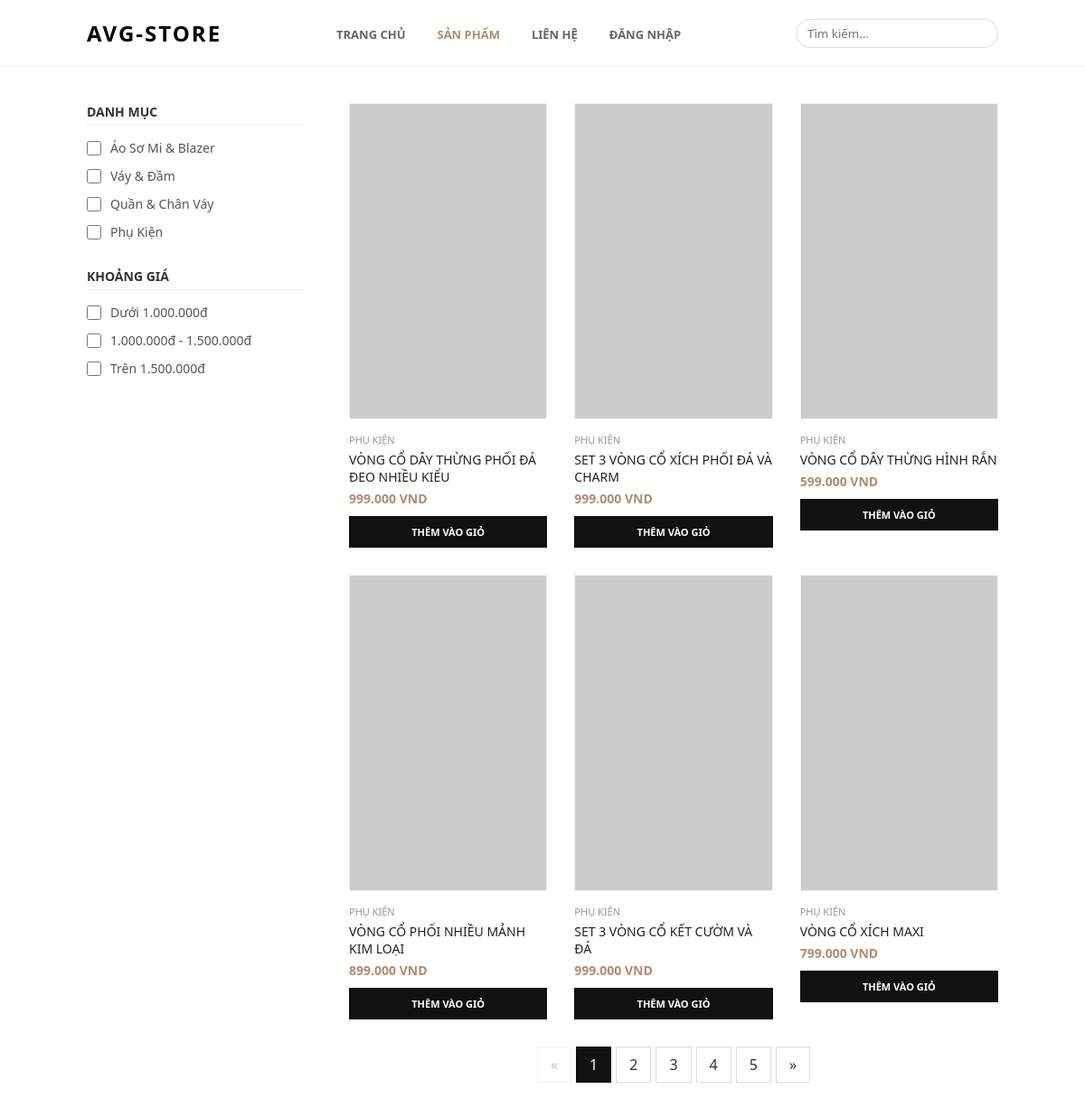
The app's page /avg/products.php with its own data.
### tables this page shows
CREATE TABLE `products` (
  `id` int(11) NOT NULL,
  `name` varchar(255) NOT NULL,
  `category` varchar(100) NOT NULL,
  `price` varchar(50) NOT NULL,
  `image` varchar(255) NOT NULL
);

### avg/products.php (the view, shortened to what this page needs)
<?php include 'db.php';
$result = $conn->query("SELECT * FROM products ORDER BY id DESC");
?>
<!DOCTYPE html>
<html lang="vi">
<head>
</head>
<body>
    <div class="navbar">
        <a href="index.php" class="logo">AVG-STORE</a>
        <ul class="nav-links">
            <li><a href="index.php">TRANG CHỦ</a></li>
            <li><a href="products.php" class="active">SẢN PHẨM</a></li>
            <li><a href="contact.php">LIÊN HỆ</a></li>
            <?php if(isset($_SESSION['user'])): ?>
                <li><a href="logout.php">ĐĂNG XUẤT</a></li>
            <?php else: ?>
                <li><a href="login.php">ĐĂNG NHẬP</a></li>
            <?php endif; ?>
        </ul>
        <input type="text" class="search-box" id="searchField" placeholder="Tìm kiếm..." onkeyup="filterData(true)">
    </div>
    <div class="main-container">
        <div class="sidebar">
            <div class="filter-section">
                <div class="filter-title">Danh Mục</div>
                <label><input type="checkbox" class="cat-cb" value="áo sơ mi & blazer" onchange="filterData(true)"> Áo Sơ Mi & Blazer</label>
                <label><input type="checkbox" class="cat-cb" value="váy & đầm" onchange="filterData(true)"> Váy & Đầm</label>
                <label><input type="checkbox" class="cat-cb" value="quần & chân váy" onchange="filterData(true)"> Quần & Chân Váy</label>
                <label><input type="checkbox" class="cat-cb" value="phụ kiện" onchange="filterData(true)"> Phụ Kiện</label>
            </div>
            <div class="filter-section">
                <div class="filter-title">Khoảng Giá</div>
                <label><input type="checkbox" class="price-cb" value="under1m" onchange="filterData(true)"> Dưới 1.000.000đ</label>
                <label><input type="checkbox" class="price-cb" value="1mto1m5" onchange="filterData(true)"> 1.000.000đ - 1.500.000đ</label>
                <label><input type="checkbox" class="price-cb" value="over1m5" onchange="filterData(true)"> Trên 1.500.000đ</label>
            </div>
        </div>
        <div class="content-area">
            <div class="products-grid" id="gridContainer">
                <?php while($row = $result->fetch_assoc()):
                    $clean_price = (int)preg_replace('/[^0-9]/', '', $row['price']);
                    $clean_cat = mb_strtolower(trim($row['category']), 'UTF-8');
                ?>
                    <div class="product-card" data-category="<?php echo $clean_cat; ?>" data-price="<?php echo $clean_price; ?>">
                        <div class="img-holder"><img src="<?php echo $row['image']; ?>" onerror="this.src='https://placehold.co/300x350'"></div>
                        <span class="category-lbl"><?php echo $row['category']; ?></span>
                        <a href="#" class="product-title"><?php echo $row['name']; ?></a>
                        <span class="price-lbl"><?php echo $row['price']; ?></span>
                        <button class="add-btn">Thêm vào giỏ</button>
                    </div>
                <?php endwhile; ?>
            </div>
            <div class="pagination" id="paginationBox"></div>
        </div>
    </div>
</body>
</html>

### avg/products.php (style rules this page uses)
* { margin: 0; padding: 0; box-sizing: border-box; font-family: 'Segoe UI', Arial, sans-serif; }
body { background: #fff; color: #333; display: flex; flex-direction: column; min-height: 100vh; }
.navbar { display: flex; justify-content: space-between; align-items: center; padding: 20px 8%; border-bottom: 1px solid #f2f2f2; background: #fff; }
.logo { font-size: 24px; font-weight: bold; letter-spacing: 2px; text-decoration: none; color: #000; }
.nav-links { display: flex; gap: 35px; list-style: none; }
.nav-links a { text-decoration: none; color: #666; font-size: 13px; font-weight: 600; text-transform: uppercase; }
.nav-links a:hover, .nav-links a.active { color: #b38b6d; }
.search-box { padding: 6px 12px; border: 1px solid #ddd; border-radius: 20px; outline: none; }
.main-container { display: flex; padding: 40px 8%; gap: 50px; flex: 1; }
.sidebar { width: 240px; flex-shrink: 0; }
.filter-section { margin-bottom: 30px; }
.filter-title { font-size: 14px; font-weight: 700; text-transform: uppercase; margin-bottom: 15px; border-bottom: 1px solid #eee; padding-bottom: 5px; }
.filter-section label { display: flex; align-items: center; margin-bottom: 12px; font-size: 14px; color: #555; cursor: pointer; }
.filter-section input { margin-right: 10px; width: 16px; height: 16px; accent-color: #b38b6d; }
.content-area { flex: 1; }
.products-grid { display: grid; grid-template-columns: repeat(3, 1fr); gap: 30px; }
.product-card { background: #fff; display: flex; flex-direction: column; }
.img-holder { width: 100%; height: 350px; background: #f7f7f7; overflow: hidden; margin-bottom: 15px; border: 1px solid #f2f2f2; }
.img-holder img { width: 100%; height: 100%; object-fit: cover; }
.category-lbl { font-size: 11px; color: #999; text-transform: uppercase; }
.product-title { font-size: 14px; color: #222; font-weight: 500; text-decoration: none; margin: 5px 0; }
.price-lbl { font-size: 14px; color: #b38b6d; font-weight: 600; margin-bottom: 10px; }
.add-btn { background: #111; color: #fff; border: none; padding: 10px; font-size: 11px; font-weight: 600; text-transform: uppercase; cursor: pointer; }
.pagination { display: flex; justify-content: center; gap: 5px; margin-top: 30px; }

### records on screen
products: category "PHỤ KIỆN", name "VÒNG CỔ DÂY THỪNG PHỐI ĐÁ ĐEO NHIỀU KIỂU", price "999.000 VND"
products: category "PHỤ KIỆN", name "SET 3 VÒNG CỔ XÍCH PHỐI ĐÁ VÀ CHARM", price "999.000 VND"
products: category "PHỤ KIỆN", name "VÒNG CỔ DÂY THỪNG HÌNH RẮN", price "599.000 VND"
products: category "PHỤ KIỆN", name "VÒNG CỔ PHỐI NHIỀU MẢNH KIM LOẠI", price "899.000 VND"
products: category "PHỤ KIỆN", name "SET 3 VÒNG CỔ KẾT CƯỜM VÀ ĐÁ", price "999.000 VND"
products: category "PHỤ KIỆN", name "VÒNG CỔ XÍCH MAXI", price "799.000 VND"
